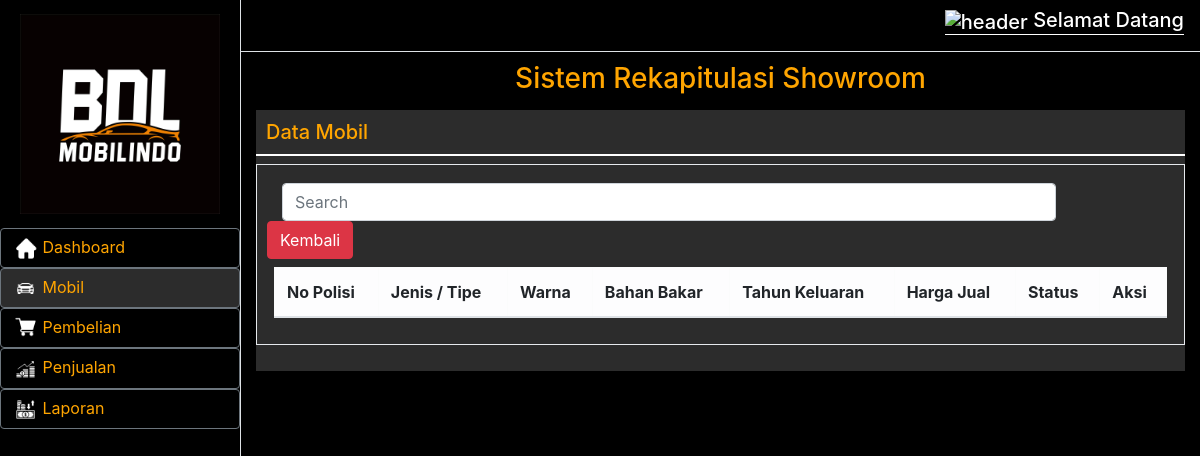
The app's page /index.php/auth/lihatsearch, older data.
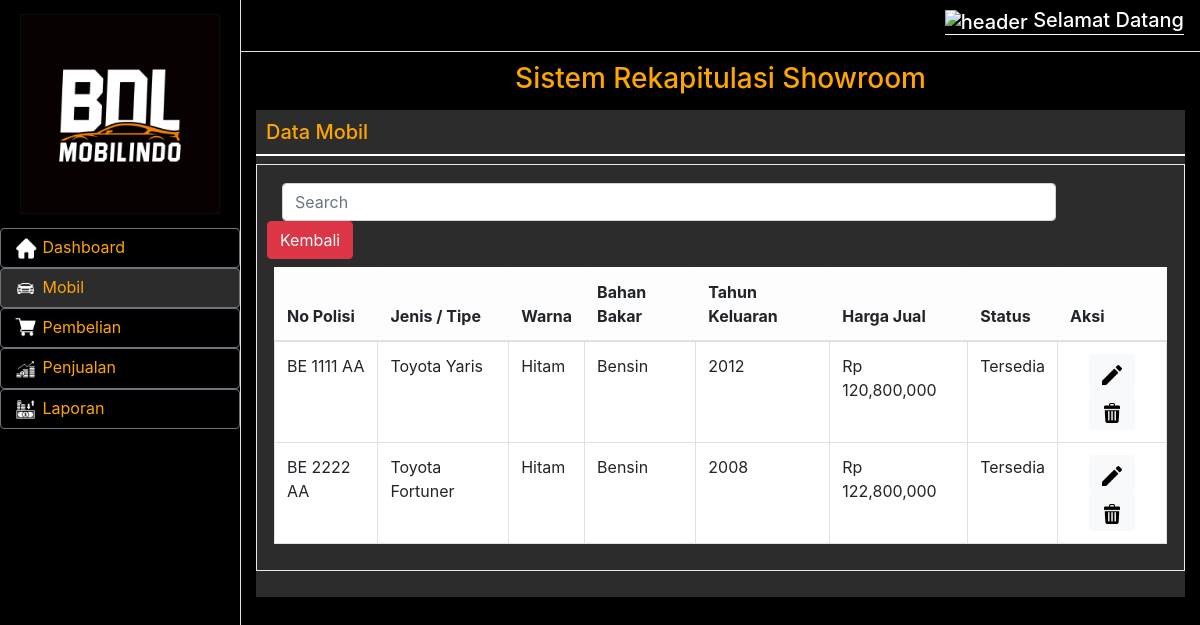
The same page, newer data.
### tables this page shows
CREATE TABLE `mobil` (
  `id_mobil` int(5) NOT NULL,
  `tgl_beli` date NOT NULL,
  `no_polis` varchar(30) NOT NULL,
  `jenis_typr` varchar(30) NOT NULL,
  `warna` varchar(30) NOT NULL,
  `bahan_bakar` varchar(30) NOT NULL,
  `tahun_keluaran` int(5) NOT NULL,
  `harga_jual` int(30) NOT NULL,
  `harga_beli` int(30) NOT NULL
);

### application/controllers/Auth.php (called while the page is built, shortened)
<?php
class Auth extends CI_Controller
{
    public function __construct()
    {
        $this->load->library('form_validation');
        $this->load->model('model_mobil');
        $this->load->model('model_pembelian');
        $this->load->model('model_penjualan');
    }
    public function lihatsearch()
    {
        $data = array(
            'title' => 'Data Mobil',
        );
        $keyword = $this->input->post('keyword');
        $data['data_mobil'] = $this->model_mobil->get_keyword($keyword);
        $this->load->view('lihat-search', $data);
    }
}

### index.php (called while the page is built, shortened)
<?php
require_once BASEPATH.'core/CodeIgniter.php';

### application/models/Model_mobil.php (called while the page is built, shortened)
<?php
class Model_mobil extends CI_Model
{
    public function get_keyword($keyword)
    {
        $this->db->select('*');
        $this->db->from('mobil');
        $this->db->like('no_polis', $keyword);
        $this->db->or_like('jenis_typr', $keyword);
        $this->db->or_like('warna', $keyword);
        return $this->db->get()->result();
    }
}

### application/views/lihat-search.php (the view, shortened to what the changed rows need)
<!DOCTYPE html>
<html>
<head>
    <link href="assets/vendor/bootstrap/css/bootstrap.min.css" rel="stylesheet">
    <link href="assets/css/lihat-mobil.css" rel="stylesheet">
</head>
<body>
    <div class="d-flex" id="wrapper">
        <div id="page-content-wrapper">
            <div class="container-fluid">
                <div class="card-wrapper pb-3">
                    <div class="x_panel">
                        <div class="x_title">
                            <table class="table table-bordered">
                                <thead class="table-light">
                                    <tr>
                                        <th>No Polisi</th>
                                        <th>Jenis / Tipe</th>
                                        <th>Warna</th>
                                        <th>Bahan Bakar</th>
                                        <th>Tahun Keluaran</th>
                                        <th>Harga Jual</th>
                                        <th>Status</th>
                                        <th>Aksi</th>
                                    </tr>
                                </thead>
                                <tbody>
                                    <?php foreach ($data_mobil  as $mobil) { ?>
                                        <tr>
                                            <td><?php echo $mobil->no_polis ?></td>
                                            <td><?php echo $mobil->jenis_typr ?></td>
                                            <td><?php echo $mobil->warna ?></td>
                                            <td><?php echo $mobil->bahan_bakar ?></td>
                                            <td><?php echo $mobil->tahun_keluaran ?></td>
                                            <td>Rp <?php echo number_format($mobil->harga_jual) ?></td>
                                            <td><label class="label label-success"><?Php echo ($mobil->status == 1) ? 'Tersedia' : 'Terjual' ?> </td>
                                            <td style=" text-align: center;">
                                                <button type="button" class="btn btn-light btn-xs" data-toggle="modal" data-target="#edit<?php echo  $mobil->id_mobil ?>">
                                                    <img src="assets/img/edit.png" style="width: 20px;">
                                                </button>
                                                <button type="button" class="btn btn-light btn-xs" data-toggle="modal" data-target="#hapus<?php echo $mobil->id_mobil ?>">
                                                    <img src="assets/img/trash.png" style="width: 20px;">
                                                </button>
                                            </td>
                                        </tr>
                                    <?php } ?>
                                </tbody>
                            </table>
                        </div>
                    </div>
</body>
</html>

Row changes from the older to the newer data that the page shows:
added mobil: no_polis "BE 1111 AA", jenis_typr "Toyota Yaris", warna "Hitam", bahan_bakar "Bensin", tahun_keluaran "2012", harga_jual "120,800,000", status "Tersedia"
added mobil: no_polis "BE 2222 AA", jenis_typr "Toyota Fortuner", warna "Hitam", bahan_bakar "Bensin", tahun_keluaran "2008", harga_jual "122,800,000", status "Tersedia"
